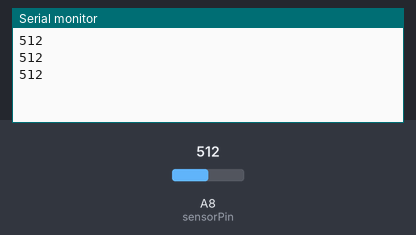
This sketch was run on a simulated Arduino Mega 2560, built with avr-gcc and run on an emulated ATmega2560. On the bench: the last lines printed to the serial monitor. The inputs (shaded band) are chosen by the test bench; at power-on: A8 (sensorPin) = 512.

Above: at 1.2 s.
1.3 s: A8 (sensorPin) set to 716
At 1.9 s:
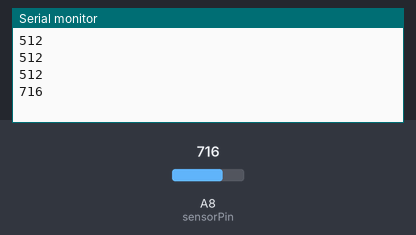
2.8 s: A8 (sensorPin) set to 900
At 3.4 s:
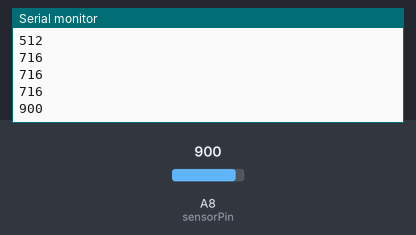
Timing chart, 0 to 5.8 s (numbered marks = the images above; inputs shaded):
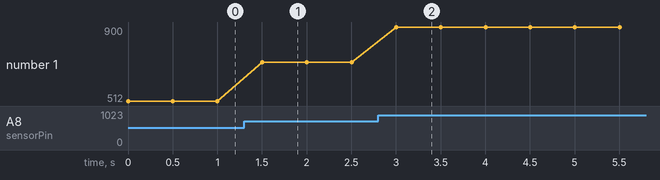

The sketch:

velostat_1col_code.ino
```cpp
// Velostat Pressure Sensor - Arduino Nano
// Output only to Serial Monitor
//NOTE Hard touches respond well to low resistance, while soft touches respond well to high resistance.
const int sensorPin = A8;

void clearSerial() {
  for (int i = 0; i < 22; i++) {
    Serial.println();
  }
}

void setup() {
  Serial.begin(9600);
}

void loop() {

  // Read pressure sensor
  // int total = 0;
  // int pressure=0;
  // for (int i=1; i<=10; i++){
  //   pressure = analogRead(sensorPin);
  //   total += pressure;
  //   // Print value to Serial Monitor

  //   delay(30);
  // }
  // // clearSerial();
  // Serial.println(total/10);
  int pressure = analogRead(sensorPin);
  float voltage = analogRead(sensorPin) * (5.0 / 1023.0);
  Serial.println(pressure);
  delay(500);
}
```

Measured:
- after the input at 1.3 s, the serial monitor: prints a new line after 0.20 s (image 1)
- after the input at 2.8 s, the serial monitor: prints a new line after 0.20 s (image 2)
- plotted number 1: 512 → 716 after the input at 1.3 s, 716 → 900 after the input at 2.8 s
